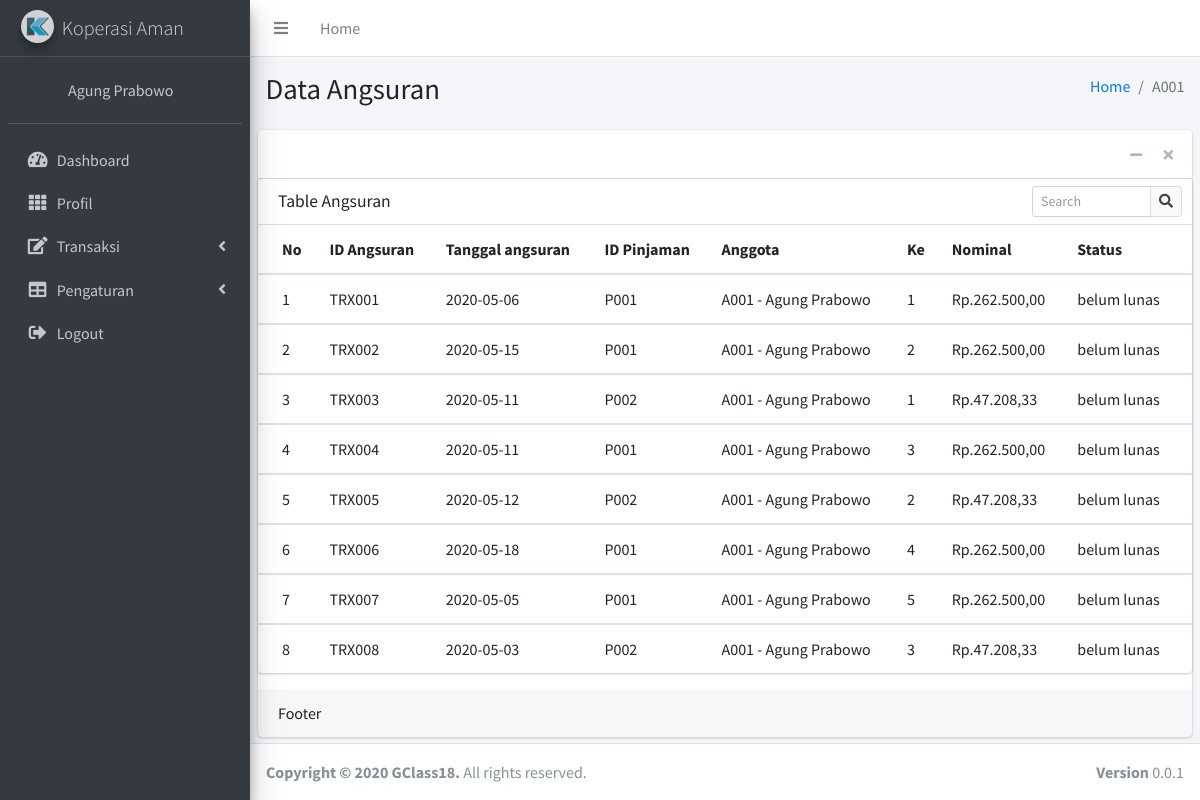
Screenshot of /anggota/angsuran.php (signed in) with the database file from the repository.
### tables this page shows
CREATE TABLE `angsuran` (
  `id_angsuran` varchar(30) NOT NULL,
  `tgl_angsuran` date NOT NULL,
  `id_pinjaman` varchar(30) NOT NULL,
  `id_anggota` varchar(20) NOT NULL,
  `ke` varchar(10) NOT NULL,
  `nominal` double NOT NULL,
  `status` enum('lunas','belum lunas') DEFAULT NULL
);

CREATE TABLE `anggota` (
  `id_anggota` varchar(30) NOT NULL,
  `nama_lengkap` varchar(50) NOT NULL,
  `nik` int(30) NOT NULL,
  `jk` enum('laki laki','perempuan') NOT NULL,
  `tempat_lahir` varchar(20) NOT NULL,
  `tgl_lahir` date NOT NULL,
  `alamat` text NOT NULL,
  `agama` varchar(10) NOT NULL,
  `no_hp` varchar(13) NOT NULL,
  `email` varchar(30) NOT NULL,
  `pekerjaan` varchar(30) NOT NULL,
  `saldo` int(30) DEFAULT NULL
);

### anggota/angsuran.php (the view, shortened to what this page needs)
<?php
include'../proteksi.php';
include('template/header.php');
?>
<div class="content-wrapper">
    <section class="content-header">
        <div class="container-fluid">
            <div class="row mb-2">
                <div class="col-sm-6">
                    <h1>Data Angsuran</h1>
                </div>
                <div class="col-sm-6">
                    <ol class="breadcrumb float-sm-right">
                    <li class="breadcrumb-item"><a href="#">Home</a></li>
                    <li class="breadcrumb-item active"><?php echo $_SESSION['username']['id']; ?></li>
                    </ol>
                </div>
            </div>
        </div>
    </section>
    <section class="content">
        <div class="card">
            <div class="card-header">
                <div class="card-tools">
                    <button type="button" class="btn btn-tool" data-card-widget="collapse" data-toggle="tooltip" title="Collapse">
                    <i class="fas fa-minus"></i></button>
                    <button type="button" class="btn btn-tool" data-card-widget="remove" data-toggle="tooltip" title="Remove">
                    <i class="fas fa-times"></i></button>
                </div>
            </div>
            <div class="row">
              <div class="col-12">
                <div class="card">
                  <div class="card-header">
                    <h3 class="card-title">Table Angsuran</h3>
                    <div class="card-tools">
                      <form class="" action="" method="post">
                      <div class="input-group input-group-sm" style="width: 150px;">
                        <input type="text" name="search" class="form-control float-right" placeholder="Search">
                        <div class="input-group-append">
                          <button type="submit" class="btn btn-default"><i class="fas fa-search"></i></button>
                        </div>
                      </div>
                    </form>
                    </div>
                  </div>
                  <div class="card-body table-responsive p-0">
                    <table class="table table-hover text-nowrap">
                      <thead>
                        <tr>
                          <th>No</th>
                          <th>ID Angsuran</th>
                          <th>Tanggal angsuran</th>
                          <th>ID Pinjaman</th>
                          <th>Anggota</th>
                          <th>Ke</th>
                          <th>Nominal</th>
                          <th>Status</th>
                        </tr>
                      </thead>
                      <?php
                      if(isset($_POST['search'])){
                        $param = $_POST['search'];
                        $asd = $koneksi->prepare("SELECT * FROM angsuran WHERE id_angsuran LIKE :1 OR id_anggota LIKE :1 ");
                        $asd->bindParam(':1', $param);
                        $asd->execute();
                      }else{
                      $metode = $_SESSION['username']['id'];
                      $asd = $koneksi -> prepare("SELECT * FROM angsuran WHERE id_anggota = '$metode'");
                      $asd -> execute(array($metode));
                    }
                      $i = 1;
                      while($data = $asd -> fetch()){
                        $id = $data['id_anggota'];
                        $kat = $koneksi -> prepare("SELECT * FROM anggota WHERE id_anggota = :id");
                        $kat -> bindParam(':id', $id);
                        $kat -> execute();
                        $hasil = $kat -> fetch();
                      ?>
                      <tbody>
                        <tr>
                          <td><?php echo $i; ?></td>
                          <td><?php echo $data['id_angsuran']; ?></td>
                          <td><?php echo $data['tgl_angsuran']; ?></td>
                          <td><?php echo $data['id_pinjaman']; ?></td>
                          <td><?php echo $data['id_anggota']." - ".$hasil['nama_lengkap']; ?></td>
                          <td><?php echo $data['ke']; ?></td>
                          <td><?php echo "Rp.".number_format($data['nominal'],2,",","."); ?></td>
                          <td><?php echo $data['status']; ?></td>
                        </tr>
                      </tbody>
                      <?php $i++; } ?>
                    </table>
                  </div>
                </div>
              </div>
            </div>
            <div class="card-footer">
            Footer
            </div>
        </div>
    </section>
</div>
<?php
include('template/footer.php');
?>

### rows the page displays
angsuran: id_angsuran "TRX001", tgl_angsuran "2020-05-06", id_pinjaman "P001", id_anggota "A001", id_anggota.nama_lengkap "Agung Prabowo", ke "1", nominal "262.500,00", status "belum lunas"
angsuran: id_angsuran "TRX002", tgl_angsuran "2020-05-15", id_pinjaman "P001", id_anggota "A001", id_anggota.nama_lengkap "Agung Prabowo", ke "2", nominal "262.500,00", status "belum lunas"
angsuran: id_angsuran "TRX003", tgl_angsuran "2020-05-11", id_pinjaman "P002", id_anggota "A001", id_anggota.nama_lengkap "Agung Prabowo", ke "1", nominal "47.208,33", status "belum lunas"
angsuran: id_angsuran "TRX004", tgl_angsuran "2020-05-11", id_pinjaman "P001", id_anggota "A001", id_anggota.nama_lengkap "Agung Prabowo", ke "3", nominal "262.500,00", status "belum lunas"
angsuran: id_angsuran "TRX005", tgl_angsuran "2020-05-12", id_pinjaman "P002", id_anggota "A001", id_anggota.nama_lengkap "Agung Prabowo", ke "2", nominal "47.208,33", status "belum lunas"
angsuran: id_angsuran "TRX006", tgl_angsuran "2020-05-18", id_pinjaman "P001", id_anggota "A001", id_anggota.nama_lengkap "Agung Prabowo", ke "4", nominal "262.500,00", status "belum lunas"
angsuran: id_angsuran "TRX007", tgl_angsuran "2020-05-05", id_pinjaman "P001", id_anggota "A001", id_anggota.nama_lengkap "Agung Prabowo", ke "5", nominal "262.500,00", status "belum lunas"
angsuran: id_angsuran "TRX008", tgl_angsuran "2020-05-03", id_pinjaman "P002", id_anggota "A001", id_anggota.nama_lengkap "Agung Prabowo", ke "3", nominal "47.208,33", status "belum lunas"

### other values shown
$_SESSION['username']['nama'] "Agung Prabowo"
$_SESSION['username']['id'] "A001"
